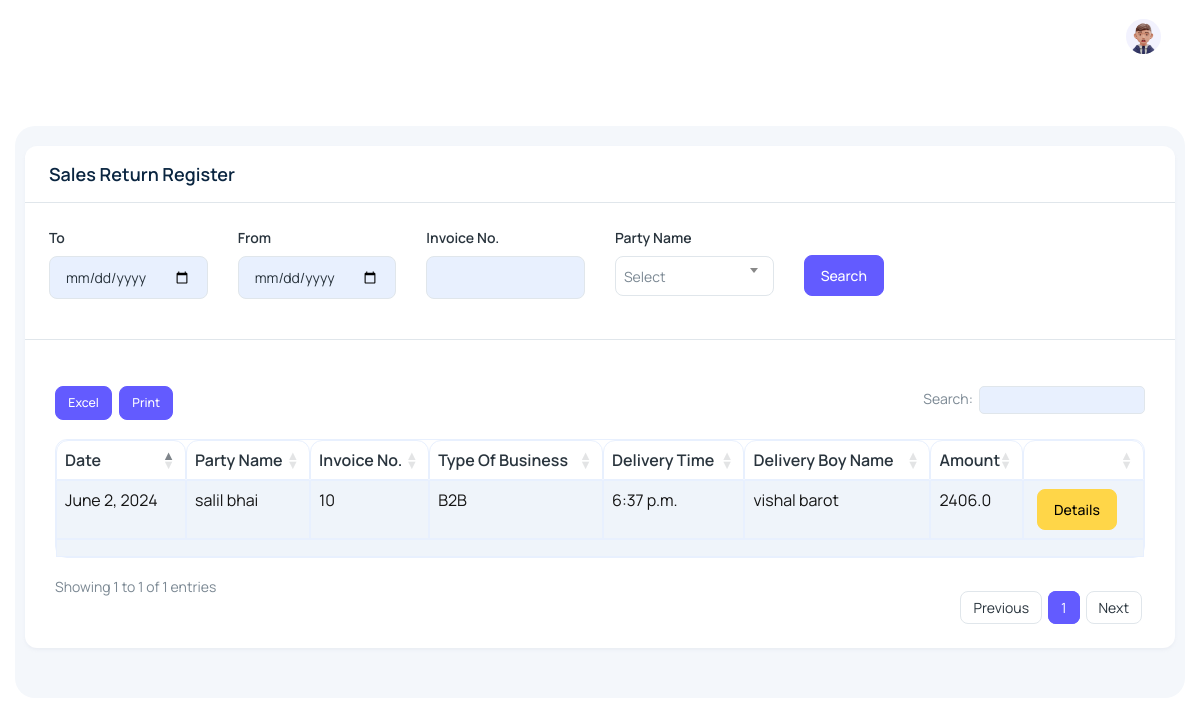
Screenshot of /SalesReturnEntry (signed in) with the database file from the repository.
### main/models.py (models this page shows, shortened)
class SalesEntryModel(models.Model):
    user = models.CharField(max_length=100,null=True, blank=True)
    DeliveryBoyName = models.CharField(max_length=100,null=True, blank=True)
    TypeOfBusiness = models.CharField(max_length=100,null=True, blank=True)
    DeliveryTime = models.TimeField()
    InvoiceNo = models.CharField(max_length=100,null=True, blank=True)
    DateTime = models.DateTimeField(default=datetime.now())
    PartyName = models.CharField(max_length=100,null=True, blank=True)
    ProductId = models.CharField(max_length=100,null=True, blank=True)
    Type = models.CharField(max_length=100,null=True, blank=True)
    Amount = models.CharField(max_length=100,null=True, blank=True)
    Date = models.DateField(null=True, blank=True)
    Terms = models.CharField(max_length=100,null=True, blank=True)
    TypeofPayment = models.CharField(max_length=100,null=True, blank=True)
    TChargesAmount = models.CharField(max_length=100,null=True, blank=True)
    PayableAmount = models.CharField(max_length=100,null=True, blank=True)
    status = models.CharField(default='0',max_length=100,null=True, blank=True)
    PendingAmount = models.CharField(max_length=100,null=True, blank=True)

### main/views.py (the view, shortened to what this page needs)
# urls.py: path('SalesReturnEntry',views.SalesReturnEntry,name="Sales Return Entry"),
@login_required(login_url='Login')
def SalesReturnEntry(request):
    if is_admin(request.user):
        sales = SalesEntryModel.objects.filter(Type='SalesReturn',user=request.user)
        sp = {i.PartyName for i in sales}
        data = {'sales':sales,'sp':sp}
        return render(request,'admin/salesreturnentry.html',data)
    if is_user(request.user):
        return render(request,'salesreturnentry.html')

### main/views.py (called while the page is built)
def is_admin(user):
    data=User.objects.filter(is_superuser=True)
    for i in data:
        if str(i.username) == str(user):
            return True

### main/templates/admin/salesreturnentry.html (shortened to what this page needs)
﻿{% extends 'admin/main.html' %}
{% load static %}
{% block content %}
<div class="body-wrapper">
  <div class="container-fluid">
    <div class="datatables">
      <div class="card">
        <div class="px-4 py-3 border-bottom">
          <h4 class="card-title mb-0">Sales Return Register</h4>
        </div>
        <form class="card-body p-4 pb-0 mb-0" method="post">
          <div class="row mb-0">
            <div class="col-md-2">
              <div class="mb-4">
                <label for="exampleInputInvoiceNo" class="form-label">To</label>
                <input type="date" class="form-control" name="StartDate" id="StartDate" value="{{StartDate}}" >
              </div>
            </div>
            <div class="col-md-2">
              <div class="mb-4">
                <label for="exampleInputInvoiceNo" class="form-label">From</label>
                <input type="date" class="form-control" name="EndDate" id="EndDate" value="{{EndDate}}">
              </div>
            </div>
            <div class="col-md-2">
              <div class="mb-4">
                <label for="exampleInputInvoiceNo" class="form-label">Invoice No.</label>
                <input type="text" class="form-control" name="InvoiceNo" id="InvoiceNo" onkeydown="calcVal();" onkeyup="calcVal();">
              </div>
            </div>
            <div class="col-md-2">
              <label for="exampleInputtype" class="form-label">Party Name</label>
              <div class="mb-4">
              </div>
            </div>
            <div class="col-md-2 d-flex align-items-center">
                <button class="btn btn-primary" type="submit">Search</button>
            </div>
          </div>
        </form>
        <hr>
        <div class="card-body">
          <div class="table-responsive">
            <table id="file_export" class="table w-100 table-striped table-bordered display text-nowrap">
              <thead>
                <tr>
                  <th class="p-2">Date</th>
                  <th class="p-2">Party Name</th>
                  <th class="p-2">Invoice No.</th>
                  <th class="p-2">Type Of Business</th>
                  <th class="p-2">Delivery Time</th>
                  <th class="p-2">Delivery Boy Name</th>
                  <th class="p-2">Amount</th>
                  <th class="p-2"></th>
                </tr>
              </thead>
              <tbody id="tbody">
                {% for i in sales %}
                <tr>
                  <td class="p-2">{{i.Date}}</td>
                  <td class="p-2">{{i.PartyName}}</td>
                  <td class="p-2">{{i.InvoiceNo}}</td>
                  <td class="p-2">{{i.TypeOfBusiness}}</td>
                  <td class="p-2">{{i.DeliveryTime}}</td>
                  <td class="p-2">{{i.DeliveryBoyName}}</td>
                  <td class="p-2">{{i.Amount}}</td>
                  <td class="p-2"><a class="btn btn-warning mr-3" href="/SalesDetails/{{i.id}}" style="margin-left: 5px;">Details</a></td>
                </tr>
                {% endfor %}
              </tbody>
              <tbody class="bg-white">
                <tr class="bg-white">
                  <td class="p-2" colspan="8" class="bg-white"></td>
                </tr>
              </tbody>
            </table>
          </div>
        </div>
      </div>
    </div>
  </div>
</div>
{% endblock content %}

### main/templates/admin/main.html (style rules this page uses)
input { background: #E8F0FE !important; }
.table-bordered { border: 0.5px solid #E8F0FE !important; box-shadow: #E8F0FE; color: black !important; }
table { border-radius: 12px !important; }
thead { border-radius: 12px !important; border-radius: 12px !important; }
th { border: 0.5px solid #E8F0FE !important; padding: 8px !important; border-top-left-radius: 12px !important; border-top-right-radius: 12px !important; }
td { border: 0.5px solid #E8F0FE !important; padding: 8px !important; color: rgb(20, 20, 20) !important; }
tbody { border-bottom-left-radius: 12px !important; border-bottom-right-radius: 12px !important; }

### rows the page displays
SalesEntryModel: Date "June 2, 2024", PartyName "salil bhai", InvoiceNo "10", TypeOfBusiness "B2B", DeliveryTime "6:37 p.m.", DeliveryBoyName "vishal barot", Amount "2406.0"
